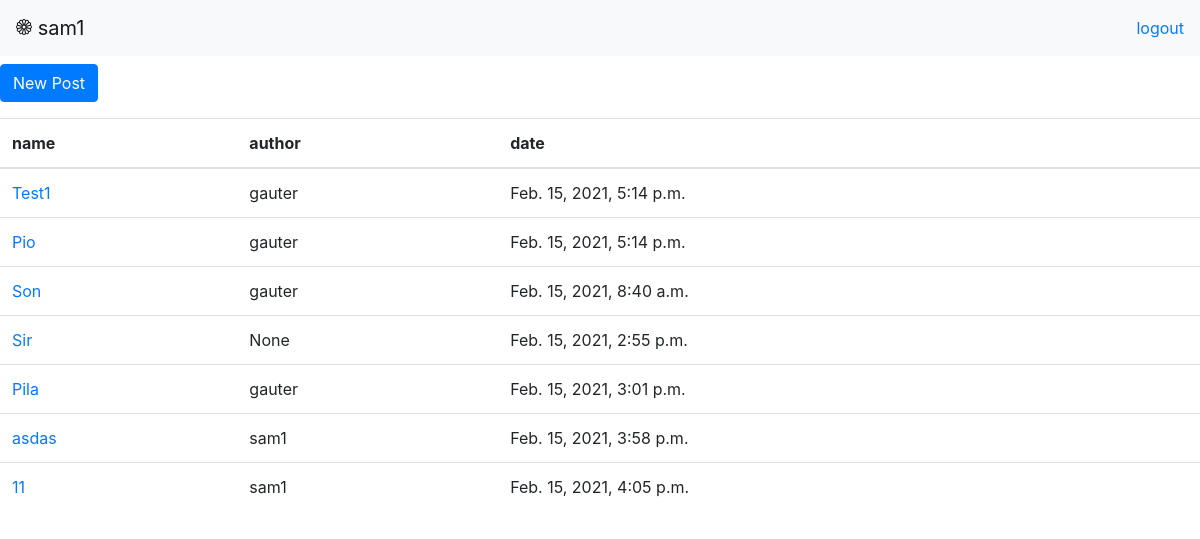
Screenshot of /site/ (signed in) with the database file from the repository.
### page/models.py (models this page shows, shortened)
class Post(models.Model):
    author = models.ForeignKey(User, on_delete = models.CASCADE, null = True)
    name = models.CharField(max_length = 30)
    content = models.TextField()
    date = models.DateTimeField(auto_now = True)
    slug = models.SlugField(null = True, unique = True)

### page/views.py (the view)
# urls.py: path('', views.index, name = 'index' ),
def index(request):
    form = PostForm()
    if request.user.is_authenticated:
        if request.method == 'POST':
            form = PostForm(request.POST, request.FILES)
            if form.is_valid():
                pos = form.save(commit = True)
                pos.author = request.user
                pos.save()
    list_post = Post.objects.all()
    data = {
        'list_post': list_post,
        'form': form,
    }
    return render(request, 'news.html', data)

### page/templates/news.html (shortened to what this page needs)
{% extends 'base.html' %} {% block content %} {% if user.is_authenticated %}
<button
  type="button"
  class="btn btn-primary mt-2"
  data-toggle="modal"
  data-target="#exampleModal"
  data-whatever="@mdo"
>
  New Post
</button>
{% else %}
<h3>Шобы посты делать, пройди регистрацию</h3>
{% endif %}
<table class="table mt-3">
  <thead>
    <tr>
      <th scope="col">name</th>
      <th scope="col">author</th>
      <th scope="col">date</th>
    </tr>
  </thead>
  <tbody>
    {% for i in list_post %}
    <tr>
      <td><a href="{{i.slug}}"> {{i.name}}</a></td>
      <td>{{i.author}}</td>
      <td>{{i.date}}</td>
    </tr>
    {% endfor %}
  </tbody>
</table>
{% endblock %}

### page/templates/base.html (shortened to what this page needs)
<!DOCTYPE html>
<html lang="en">
  <head>
    {% load static %}
    <link rel="stylesheet" href="{% static 'navbar.css' %}" />
    <link
      rel="stylesheet"
      href="https://maxcdn.bootstrapcdn.com/bootstrap/4.0.0/css/bootstrap.min.css"
    />
  </head>
  <body>
    <nav class="navbar navbar-light bg-light ss">
      <a class="navbar-brand" href="{% url 'index' %}">
        {{user}}
      </a>
      {% if not user.is_authenticated %}
      <a href="{% url 'signin' %}">signin</a>
      <a href="{% url 'signup' %}">signup</a>
      {% else %}
      <a href="{% url 'logout' %}">logout</a>
      {% endif %}
    </nav>
    {% block content %} {% endblock %}
  </body>
</html>

### rows the page displays
Post: name "Test1", author "gauter", date "Feb. 15, 2021, 5:14 p.m."
Post: name "Pio", author "gauter", date "Feb. 15, 2021, 5:14 p.m."
Post: name "Son", author "gauter", date "Feb. 15, 2021, 8:40 a.m."
Post: name "Sir", author "None", date "Feb. 15, 2021, 2:55 p.m."
Post: name "Pila", author "gauter", date "Feb. 15, 2021, 3:01 p.m."
Post: name "asdas", author "sam1", date "Feb. 15, 2021, 3:58 p.m."
Post: name "11", author "sam1", date "Feb. 15, 2021, 4:05 p.m."

### other values shown
{{ user }} "sam1"
